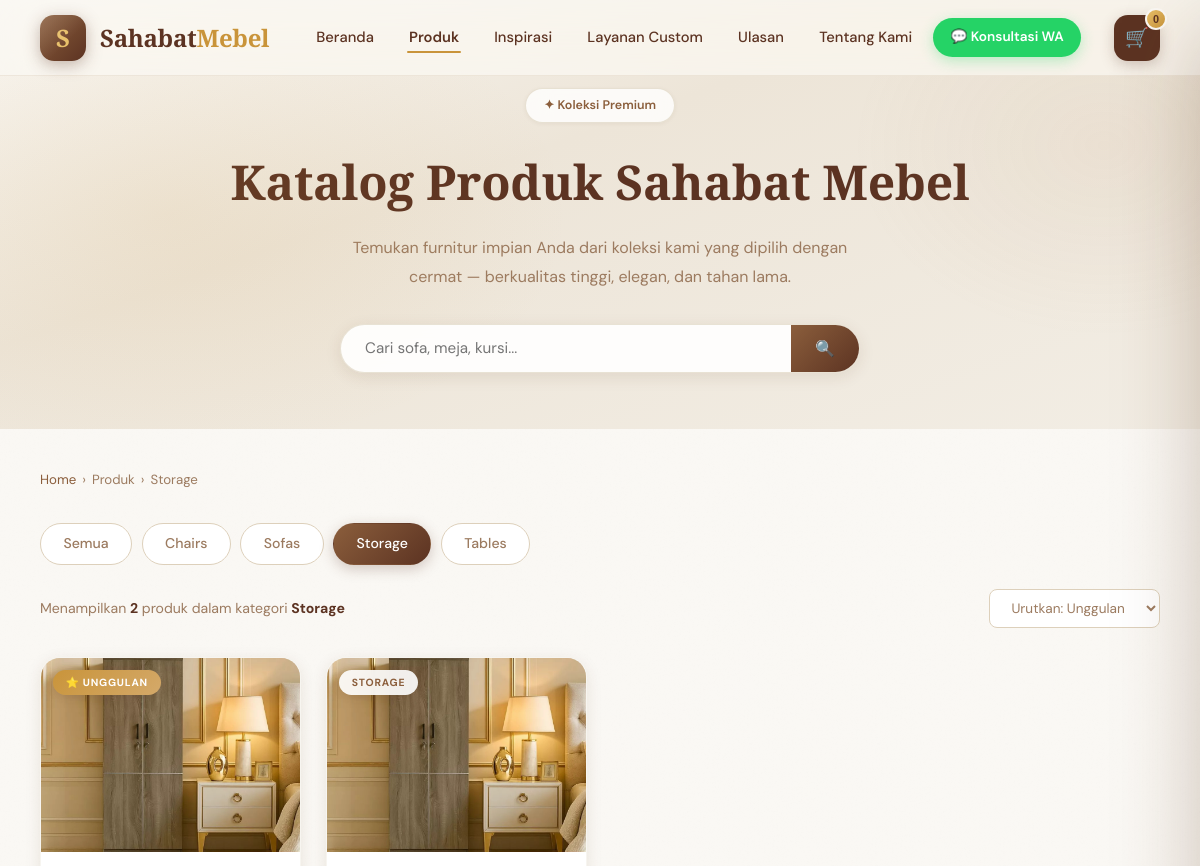
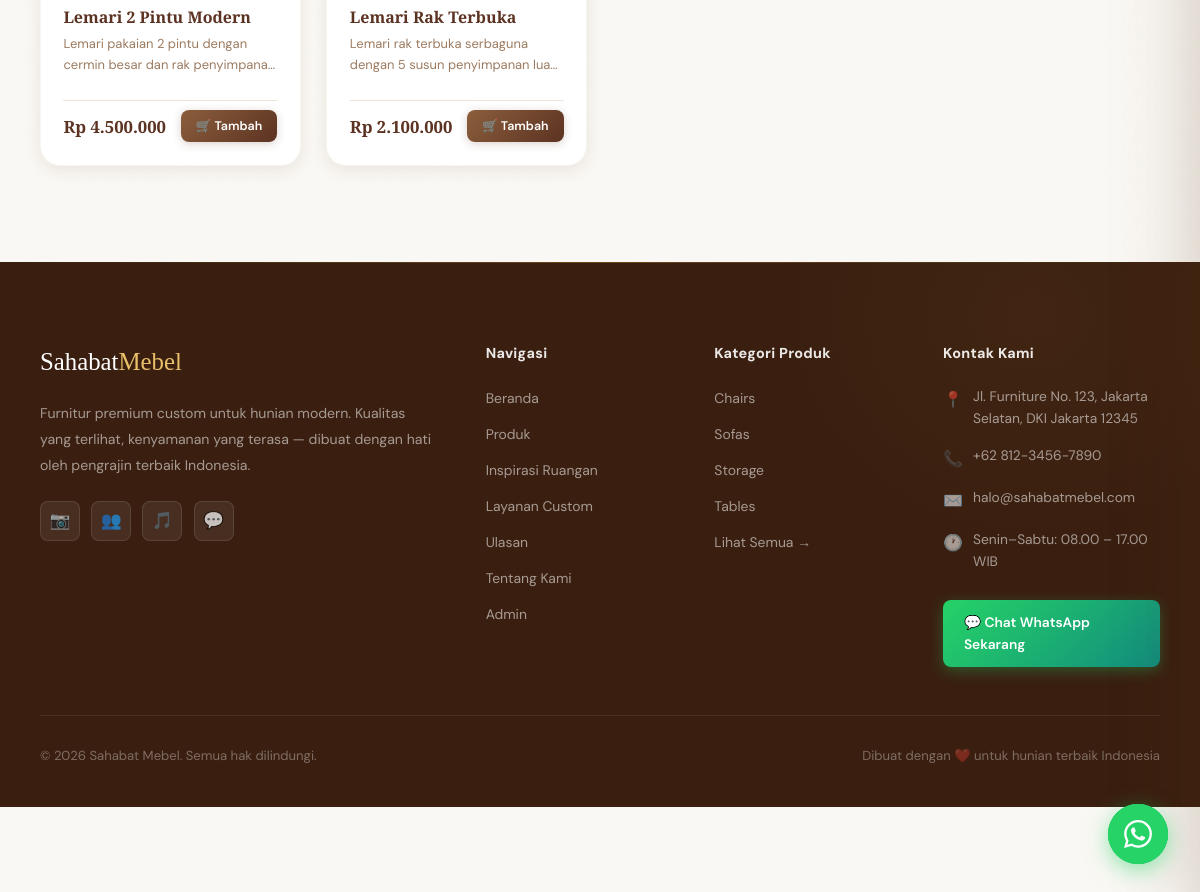
Screenshot of /products.php?cat=storage with the database file from the repository (2 pictures, top to bottom).
### tables this page shows
CREATE TABLE IF NOT EXISTS categories (
    id INT AUTO_INCREMENT PRIMARY KEY,
    name VARCHAR(100) NOT NULL,
    slug VARCHAR(100) NOT NULL UNIQUE,
    created_at TIMESTAMP DEFAULT CURRENT_TIMESTAMP
);

CREATE TABLE IF NOT EXISTS products (
    id INT AUTO_INCREMENT PRIMARY KEY,
    category_id INT NOT NULL,
    name VARCHAR(255) NOT NULL,
    description TEXT,
    price DECIMAL(10,2) NOT NULL,
    image VARCHAR(255),
    stock INT DEFAULT 0,
    is_featured TINYINT(1) DEFAULT 0,
    created_at TIMESTAMP DEFAULT CURRENT_TIMESTAMP,
    FOREIGN KEY (category_id) REFERENCES categories(id) ON DELETE CASCADE
);

### products.php (the view, shortened to what this page needs)
<?php
require_once 'config.php';
$categories = $pdo->query("SELECT * FROM categories ORDER BY name")->fetchAll();
$catFilter = isset($_GET['cat']) ? $_GET['cat'] : 'all';
$search    = isset($_GET['q'])   ? trim($_GET['q']) : '';
$sql    = "SELECT p.*, c.name AS cat_name, c.slug AS cat_slug FROM products p JOIN categories c ON p.category_id = c.id WHERE 1=1";
$params = [];
if ($catFilter !== 'all') {
    $sql .= " AND c.slug = ?";
    $params[] = $catFilter;
}
$sql .= " ORDER BY p.is_featured DESC, p.created_at DESC";
$stmt = $pdo->prepare($sql);
$stmt->execute($params);
$products = $stmt->fetchAll();
?>
<!DOCTYPE html>
<html lang="id">
<head>
  <link rel="stylesheet" href="assets/css/style.css">
</head>
<body>
<nav class="navbar" id="navbar">
  <a href="index.php" class="nav-logo">
    <div class="logo-icon">S</div>
    <span class="logo-text">Sahabat<span>Mebel</span></span>
  </a>
  <ul class="nav-menu" id="navMenu">
    <li><a href="index.php">Beranda</a></li>
    <li><a href="products.php" class="active">Produk</a></li>
    <li><a href="index.php#room-ideas">Inspirasi</a></li>
    <li><a href="index.php#layanan">Layanan Custom</a></li>
    <li><a href="index.php#testimonials">Ulasan</a></li>
    <li><a href="index.php#tentang">Tentang Kami</a></li>
    <li>
      <a href="https://wa.me/6281234567890?text=Halo%20Sahabat%20Mebel%2C%20saya%20ingin%20konsultasi%20furnitur"
         target="_blank" class="nav-wa-btn">💬 Konsultasi WA</a>
    </li>
  </ul>
  <div class="nav-actions">
    <button class="cart-btn" id="cartToggle" aria-label="Buka keranjang">
      🛒 <span class="cart-count" id="cartCount">0</span>
    </button>
  </div>
</nav>
<div class="page-hero">
  <span class="page-hero-badge">✦ Koleksi Premium</span>
  <h1 class="page-hero-title">Katalog Produk Sahabat Mebel</h1>
  <p class="page-hero-desc">Temukan furnitur impian Anda dari koleksi kami yang dipilih dengan cermat — berkualitas tinggi, elegan, dan tahan lama.</p>
  <form action="products.php" method="GET" class="search-wrap">
    <input type="text" name="q" class="search-input"
      placeholder="Cari sofa, meja, kursi..."
      value="<?= htmlspecialchars($search) ?>" autocomplete="off">
    <button type="submit" class="search-btn">🔍</button>
  </form>
</div>
<section class="section" style="padding-top:2.5rem">
  <div class="container">
    <div class="breadcrumb">
      <a href="index.php">Home</a> › <span>Produk</span>
      <?php if ($catFilter !== 'all'): ?>
      › <span><?= htmlspecialchars(ucfirst($catFilter)) ?></span>
      <?php endif; ?>
    </div>
    <div class="filter-bar" style="justify-content:flex-start;margin-bottom:1.5rem">
      <a href="products.php" class="filter-btn <?= $catFilter === 'all' ? 'active' : '' ?>">Semua</a>
      <?php foreach ($categories as $cat): ?>
      <a href="products.php?cat=<?= $cat['slug'] ?><?= $search ? '&q='.urlencode($search) : '' ?>"
        class="filter-btn <?= $catFilter === $cat['slug'] ? 'active' : '' ?>">
        <?= htmlspecialchars($cat['name']) ?>
      </a>
      <?php endforeach; ?>
    </div>
    <div class="results-info">
      <p class="results-count">
        Menampilkan <strong><?= count($products) ?></strong> produk
        <?= $catFilter !== 'all' ? ' dalam kategori <strong>'.htmlspecialchars(ucfirst($catFilter)).'</strong>' : '' ?>
      </p>
      <select class="sort-select" id="sortSelect" onchange="sortProducts(this.value)">
        <option value="default">Urutkan: Unggulan</option>
      </select>
    </div>
    <?php if (empty($products)): ?>
    <div class="empty-state">
      <div class="empty-state-icon">🔍</div>
      <h3>Produk tidak ditemukan</h3>
      <p>Coba kata kunci yang berbeda atau lihat semua produk kami.</p>
      <a href="products.php" class="btn btn-primary" style="margin-top:1.5rem">Lihat Semua Produk</a>
    </div>
    <?php else: ?>
    <div class="products-grid" id="productsGrid">
      <?php foreach ($products as $p): ?>
      <div class="product-card"
        data-category="<?= $p['cat_slug'] ?>"
        data-id="<?= $p['id'] ?>"
        data-price="<?= $p['price'] ?>"
        data-name="<?= htmlspecialchars($p['name']) ?>">
        <div class="product-img loading">
          <img
            src="assets/images/products/<?= htmlspecialchars($p['image'] ?? '') ?>"
            alt="<?= htmlspecialchars($p['name']) ?>"
            onerror="this.onerror=null;this.src='assets/images/placeholder.jpg'"
            loading="lazy"
            onload="this.closest('.product-img').classList.remove('loading')">
          <?php if ($p['is_featured']): ?>
          <span class="product-badge" style="background:linear-gradient(135deg,var(--gold),var(--brown-xs));color:#fff">⭐ Unggulan</span>
          <?php else: ?>
          <span class="product-badge"><?= htmlspecialchars($p['cat_name']) ?></span>
          <?php endif; ?>
        </div>
        <div class="product-body">
          <h3 class="product-name"><?= htmlspecialchars($p['name']) ?></h3>
          <p class="product-desc"><?= htmlspecialchars($p['description'] ?? '') ?></p>
          <div class="product-footer">
            <span class="product-price">Rp <?= number_format($p['price'], 0, ',', '.') ?></span>
            <button class="add-cart-btn"
              data-id="<?= $p['id'] ?>"
              data-name="<?= htmlspecialchars($p['name']) ?>"
              data-price="<?= $p['price'] ?>"
              data-img="assets/images/products/<?= htmlspecialchars($p['image'] ?? '') ?>"
              data-material="<?= htmlspecialchars($p['material'] ?? '') ?>"
              data-dimensions="<?= htmlspecialchars($p['dimensions'] ?? '') ?>">
              🛒 Tambah
            </button>
          </div>
        </div>
      </div>
      <?php endforeach; ?>
    </div>
    <?php endif; ?>
  </div>
</section>
<footer class="footer">
  <div class="footer-grid">
    <div>
      <div class="footer-logo">Sahabat<span>Mebel</span></div>
      <p class="footer-desc">Furnitur premium custom untuk hunian modern. Kualitas yang terlihat, kenyamanan yang terasa — dibuat dengan hati oleh pengrajin terbaik Indonesia.</p>
      <div class="footer-social">
        <a href="#" class="social-link" title="Instagram">📷</a>
        <a href="#" class="social-link" title="Facebook">👥</a>
        <a href="#" class="social-link" title="TikTok">🎵</a>
        <a href="https://wa.me/6281234567890" target="_blank" class="social-link" title="WhatsApp">💬</a>
      </div>
    </div>
    <div>
      <div class="footer-heading">Navigasi</div>
      <ul class="footer-links">
        <li><a href="index.php">Beranda</a></li>
        <li><a href="products.php">Produk</a></li>
        <li><a href="index.php#room-ideas">Inspirasi Ruangan</a></li>
        <li><a href="index.php#layanan">Layanan Custom</a></li>
        <li><a href="index.php#testimonials">Ulasan</a></li>
        <li><a href="index.php#tentang">Tentang Kami</a></li>
        <li><a href="admin/login.php">Admin</a></li>
      </ul>
    </div>
    <div>
      <div class="footer-heading">Kategori Produk</div>
      <ul class="footer-links">
        <?php foreach($categories as $cat): ?>
        <li><a href="products.php?cat=<?= $cat['slug'] ?>"><?= htmlspecialchars($cat['name']) ?></a></li>
        <?php endforeach; ?>
        <li><a href="products.php">Lihat Semua →</a></li>
      </ul>
    </div>
    <div>
      <div class="footer-heading">Kontak Kami</div>
      <div class="footer-contact-item">
        <span class="icon">📍</span>
        <span>Jl. Furniture No. 123, Jakarta Selatan, DKI Jakarta 12345</span>
      </div>
      <div class="footer-contact-item">
        <span class="icon">📞</span>
        <a href="tel:+6281234567890">+62 812-3456-7890</a>
      </div>
      <div class="footer-contact-item">
        <span class="icon">✉️</span>
        <a href="mailto:halo@sahabatmebel.com">halo@sahabatmebel.com</a>
      </div>
      <div class="footer-contact-item">
        <span class="icon">🕐</span>
        <span>Senin–Sabtu: 08.00 – 17.00 WIB</span>
      </div>
      <a href="https://wa.me/6281234567890?text=Halo%20Sahabat%20Mebel%2C%20saya%20ingin%20konsultasi"
         target="_blank" class="footer-wa-btn">💬 Chat WhatsApp Sekarang</a>
    </div>
  </div>
  <div class="footer-bottom">
    <span>© <?= date('Y') ?> Sahabat Mebel. Semua hak dilindungi.</span>
    <span>Dibuat dengan ❤️ untuk hunian terbaik Indonesia</span>
  </div>
</footer>
<div class="wa-float" id="waFloat">
  <button class="wa-float-btn" id="waFloatBtn" aria-label="Chat WhatsApp">
  </button>
</div>
</body>
</html>

### products.php (style rules this page uses)
.page-hero { background: linear-gradient(160deg, var(--cream) 0%, var(--beige) 40%, var(--cream-dark) 100%); padding: 5.5rem 2.5rem 3.5rem; text-align: center; position: relative; overflow: hidden; }
.page-hero::before { content: ''; position: absolute; top: -50%; left: -10%; width: 80%; height: 200%; background: radial-gradient(ellipse 60% 40% at 30% 50%, rgba(201,148,58,0.10) 0%, transparent 70%); pointer-events: none; }
.page-hero::after { content: ''; position: absolute; top: -30%; right: -10%; width: 60%; height: 160%; background: radial-gradient(ellipse 50% 40% at 70% 40%, rgba(184,134,90,0.08) 0%, transparent 70%); pointer-events: none; }
.page-hero-badge { display: inline-flex; align-items: center; gap: 8px; background: rgba(255,255,255,0.80); backdrop-filter: blur(12px); border: 1px solid rgba(201,184,154,0.40); padding: 0.38rem 1.1rem; border-radius: 50px; font-size: 0.78rem; color: var(--brown); font-weight: 600; margin-bottom: 1.2rem; box-shadow: var(--shadow-xs); }
.page-hero-title { font-family: 'Playfair Display', serif; font-size: clamp(2rem, 4vw, 3.2rem); color: var(--brown-dark); margin-bottom: 0.8rem; letter-spacing: -0.3px; }
.page-hero-desc { color: var(--text-muted); font-size: 1rem; max-width: 520px; margin: 0 auto; line-height: 1.8; }
.search-wrap { max-width: 520px; margin: 2rem auto 0; display: flex; gap: 0; background: rgba(255,255,255,0.90); backdrop-filter: blur(12px); border: 1.5px solid rgba(201,184,154,0.40); border-radius: 50px; overflow: hidden; transition: border-color 0.3s, box-shadow 0.3s; box-shadow: var(--shadow-sm); }
.search-input { flex: 1; border: none; outline: none; padding: 0.85rem 1.5rem; font-size: 0.95rem; background: transparent; color: var(--text-dark); font-family: 'DM Sans', 'Inter', sans-serif; }
.search-btn { padding: 0.85rem 1.5rem; background: linear-gradient(135deg, var(--brown) 0%, var(--brown-dark) 100%); color: #fff; border: none; cursor: pointer; font-size: 1rem; transition: opacity 0.3s; }
.results-info { display: flex; align-items: center; justify-content: space-between; margin-bottom: 1.8rem; flex-wrap: wrap; gap: 0.75rem; }
.results-count { font-size: 0.88rem; color: var(--text-muted); }
.results-count strong { color: var(--brown-dark); }
.sort-select { padding: 0.55rem 1.1rem; border: 1.5px solid var(--beige-mid); border-radius: var(--radius-xs); background: var(--white); color: var(--text-muted); font-size: 0.85rem; cursor: pointer; outline: none; font-family: 'DM Sans', 'Inter', sans-serif; transition: border-color 0.3s; }
.breadcrumb { max-width: 1240px; margin: 0 auto 2rem; font-size: 0.83rem; color: var(--text-muted); display: flex; align-items: center; gap: 6px; }
.breadcrumb a { color: var(--brown); }

### rows the page displays
categories: name "Chairs"
categories: name "Sofas"
categories: name "Storage"
categories: name "Tables"
products: image (picture), is_featured "⭐ UNGGULAN", name "Lemari 2 Pintu Modern", description "Lemari pakaian 2 pintu dengan cermin besar dan rak…", price "4.500.000"
products: image (picture), category.name "STORAGE", name "Lemari Rak Terbuka", description "Lemari rak terbuka serbaguna dengan 5 susun penyimpanan…", price "2.100.000"

### other values shown
$catFilter "Storage"
count($products) "2"
